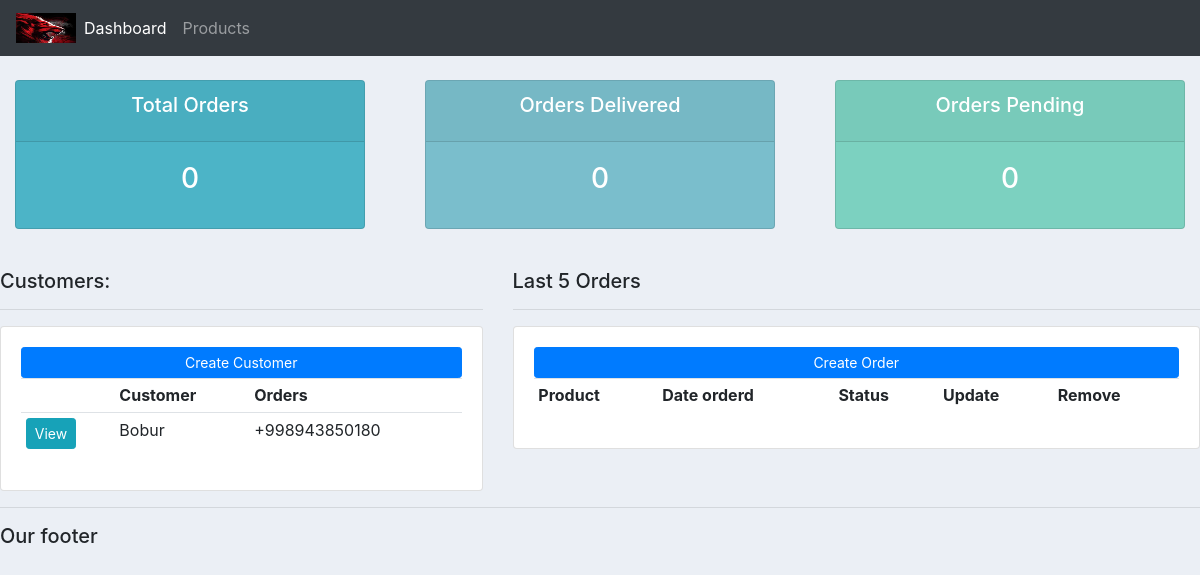
Before: / with the older database file.
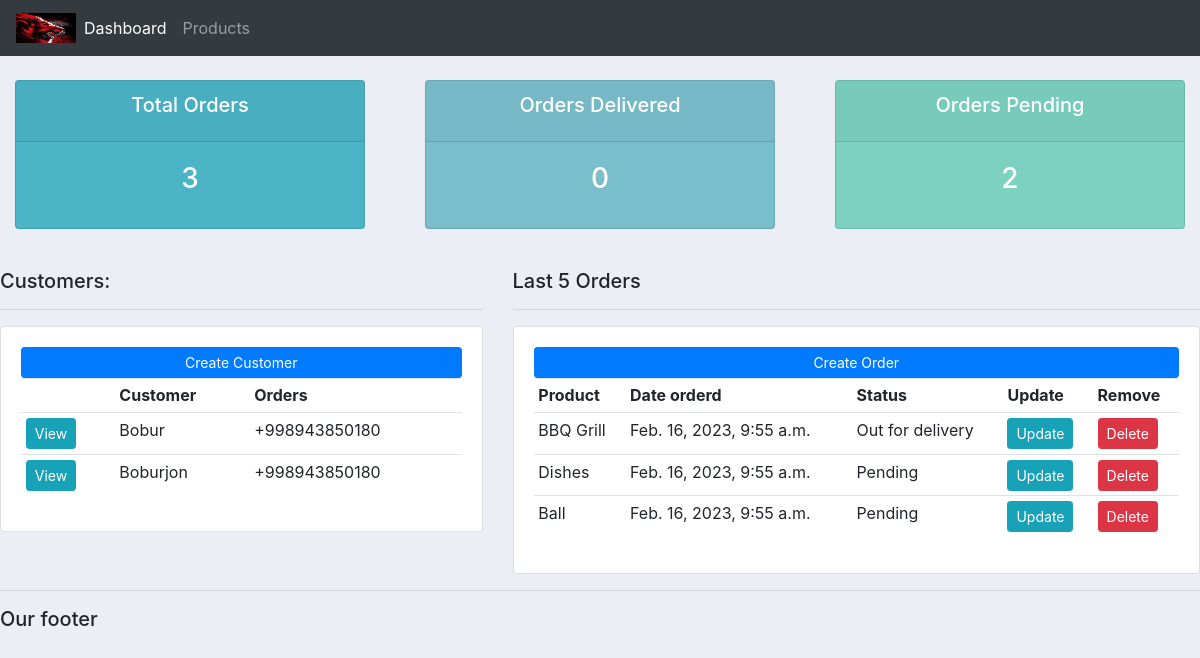
After: the same page with the newer database file.
### accounts/models.py (models this page shows, shortened)
class Customer(models.Model):
    name=models.CharField(max_length=200, null=True)
    phone = models.CharField(max_length=200, null=True)
    email = models.CharField(max_length=200, null=True)
    date_created = models.DateTimeField(auto_now_add=True, null=True)

class Order(models.Model):
    STATUS = (
        ('Pending', 'Pending'),
        ('Out for delivery', 'Out for delivery'),
        ('Delivered', 'Delivered'),
    )
    customer = models.ForeignKey(Customer, null=True, on_delete=models.SET_NULL)
    product = models.ForeignKey(Product, null=True, on_delete=models.SET_NULL)
    date_created = models.DateTimeField(auto_now_add=True, null=True)
    status = models.CharField(max_length=200, null=True, choices=STATUS)

class Product(models.Model):
    CATEGORY = (
        ('Indoor', 'Indoor'),
        ('Out Door', 'Out Door'),
    )
    name = models.CharField(max_length=200, null=True)
    price =models.FloatField(null=True)
    category =models.CharField(max_length=200, null=True, choices=CATEGORY)
    description =models.CharField(max_length=200, null=True, blank=True)
    date_created =models.DateTimeField(auto_now_add=True, null=True)
    tags = models.ManyToManyField(Tag)
    def __str__(self):
        return self.name

### accounts/views.py (the view)
# urls.py: path('', views.home, name='home'),
def home(request):
    orders=Order.objects.all()
    customers=Customer.objects.all()
    total_customers=customers.count()
    total_orders=orders.count()
    delivered=orders.filter(status='Delivered').count()
    pending=orders.filter(status='Pending').count()
    context={'orders':orders, 'customers':customers,
    'total_orders':total_orders,'delivered':delivered,
    'pending':pending}
    return render(request, 'accounts/dashboard.html', context)

### accounts/templates/accounts/dashboard.html
{% extends 'accounts/main.html' %}
{% block content %}
{% include 'accounts/status.html' %}
<br>
<div class="row">
    <div class="col-md-5">
        <h5>Customers:</h5>
        <hr>
        <div class="card card-body">
            <a class="btn btn-primary btn-sm btn-block" href="">Create Customer
            </a>
            <table class="table table-sm">
                <tr>
                    <th></th>
                    <th>Customer</th>
                    <th>Orders</th>
                </tr>
                {% for customer in customers %}
                <tr>
                    <td><a class="btn btn-sm btn-info" href="{% url 'customer' customer.id %}">View</a></td>
                    <td>{{customer.name}}</td>
                    <td>{{customer.phone}}</td>
                </tr>
                {% endfor %}
            </table>
        </div>
    </div>
    <div class="col-md-7">
        <h5>Last 5 Orders</h5>
        <hr>
        <div class="card card-body">
            <a  class="btn btn-primary btn-sm btn-block" href="">Create Order</a>
            <table class="table table-sm">
                <tr>
                    <th>Product</th>
                    <th>Date orderd</th>
                    <th>Status</th>
                    <th>Update</th>
                    <th>Remove</th>
                </tr>
                {% for order in orders %}
                <tr>
                    <td>{{order.product}}</td>
                    <td>{{order.date_created}}</td>
                    <td>{{order.status}}</td>
                    <td><a class="btn btn-sm btn-info" href="">Update</a></td>
                    <td><a class="btn btn-sm btn-danger" href="">Delete</a></td>
                </tr>
                {% endfor %}
            </table>
        </div>
    </div>
</div>
{% endblock content %}

### accounts/templates/accounts/main.html (shortened to what this page needs)
{% load static %}
<!DOCTYPE html>
<html lang="en">
<head>
    <link rel="stylesheet" href="https://cdn.jsdelivr.net/npm/bootstrap@4.0.0/dist/css/bootstrap.min.css">
    <link rel="stylesheet" type="text/css" href="{% static '/css/main.css' %}">
</head>
<body>
    {% include 'accounts/navbar.html' %}
     {% block content %}
     {% endblock content %}
    <hr>
    <h5>Our footer</h5>
</body>
</html>

### accounts/templates/accounts/navbar.html (shortened to what this page needs)
{% load static %}
<nav class="navbar navbar-expand-lg navbar-dark bg-dark">
<img src="{% static 'images/index.jpeg' %}" style="width: 60px; height: 30px;"/>
    <div class="collapse navbar-collapse" id="navbarNavAltMarkup">
      <div class="navbar-nav">
        <a class="nav-item nav-link active" href="{% url 'home' %}">Dashboard</a>
        <a class="nav-item nav-link" href="{% url 'products' %}">Products</a>
      </div>
    </div>
  </nav>

### accounts/templates/accounts/status.html
<br>
<div class="row">
  <div class="col">
    <div class="col-md">
        <div class="card text-center text-white mb-3" id="total-orders">
            <div class="card-header">
          <h5 class="card-title">Total Orders</h5>
        </div>
        <div class="card-body">
            <h3 class="card-title">{{total_orders}}</h5>
        </div>
      </div>
    </div>
  </div>
<div class="col">
    <div class="col-md">
        <div class="card text-center text-white mb-3" id="orders-delivered">
            <div class="card-header">
            <h5 class="card-title">Orders Delivered</h5>
</div>
    <div class="card-body">
            <h3 class="card-title">{{delivered}}</h3>
    </div>
        </div>
        </div>
</div>
<div class="col">
    <div class="col-md">
      <div class="card text-center text-white mb-3" id="orders-pending">
          <div class="card-header">
        <h5 class="card-title">Orders Pending</h5>
      </div>
      <div class="card-body">
          <h3 class="card-title">{{pending}}</h3>
      </div>
      </div>
    </div>
  </div>
</div>

### static/css/main.css (style rules this page uses)
body { background-color: #ebeff5; }
#total-orders { background-color: #4cb4c7; }
#orders-delivered { background-color: #7abecc; }
#orders-pending { background-color: #7CD1C0; }

Changed rows visible on the page:
added Customer: name "Boburjon", phone "+998943850180"
added Order: product "BBQ Grill", date_created "Feb. 16, 2023, 9:55 a.m.", status "Out for delivery"
added Order: product "Dishes", date_created "Feb. 16, 2023, 9:55 a.m.", status "Pending"
added Order: product "Ball", date_created "Feb. 16, 2023, 9:55 a.m.", status "Pending"
Other visible differences:
{{ total_orders }}: "0" → "3"
{{ pending }}: "0" → "2"
